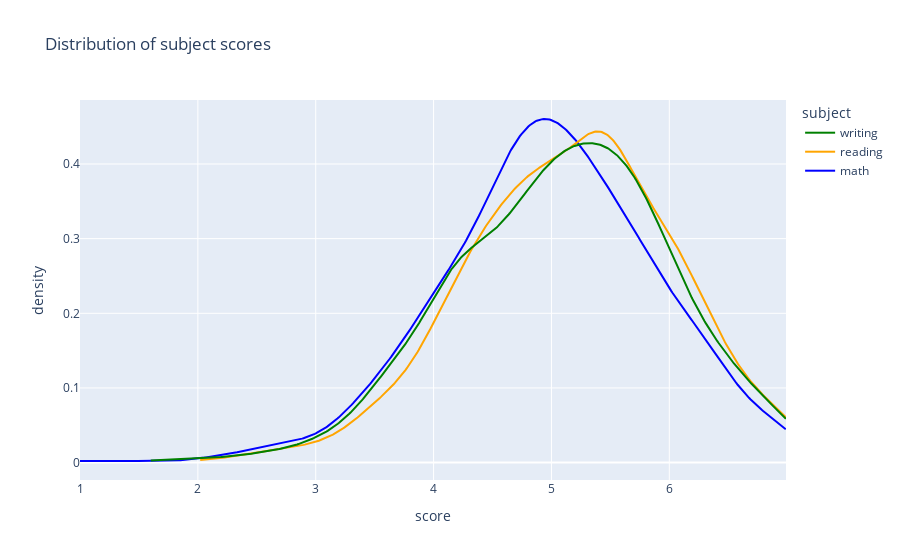

The cell this chart's notebook holds for it:
### Markdown cell above
**Distplot:**

### Code cell
# use displot figurefactory

# Create a list of color codes for each subject
colors = {'math': 'blue', 'reading': 'orange', 'writing': 'green'}
df_melted['color'] = df_melted['subject'].map(colors)

# Create the displot using Plotly Figure Factory
fig_displot = ff.create_distplot(
    [df_melted[df_melted['subject'] == subject]['score'] for subject in df_melted['subject'].unique()],
    df_melted['subject'].unique(),
    colors=list(colors.values()),
    show_hist=False,  # Do not display histograms
    histnorm='probability',  # Set histogram normalization to 'probability'
    show_rug=False,  # Do not display rug plots
)

# Customize the legend title and labels
fig_displot.update_layout(
    title='Distribution of subject scores',
    xaxis_title='score',
    yaxis_title='density',
    legend_title_text='subject',
)

fig_displot.show()

### Figure 1 — Plotly figure (JSON) as saved in the notebook; plotly's stock layout.template omitted (floating-point values rounded to 4 significant figures; data arrays with more than 128 entries replaced by an {"elided": "..."} marker saying what was removed)
{"data": [{"legendgroup": "math", "marker": {"color": "blue"}, "mode": "lines", "name": "math", "showlegend": true, "type": "scatter", "x": {"elided": "500 float values"}, "xaxis": "x", "y": {"elided": "500 float values"}, "yaxis": "y"}, {"legendgroup": "reading", "marker": {"color": "orange"}, "mode": "lines", "name": "reading", "showlegend": true, "type": "scatter", "x": {"elided": "500 float values"}, "xaxis": "x", "y": {"elided": "500 float values"}, "yaxis": "y"}, {"legendgroup": "writing", "marker": {"color": "green"}, "mode": "lines", "name": "writing", "showlegend": true, "type": "scatter", "x": {"elided": "500 float values"}, "xaxis": "x", "y": {"elided": "500 float values"}, "yaxis": "y"}], "layout": {"barmode": "overlay", "hovermode": "closest", "legend": {"title": {"text": "subject"}, "traceorder": "reversed"}, "title": {"text": "Distribution of subject scores"}, "xaxis": {"anchor": "y2", "domain": [0, 1], "title": {"text": "score"}, "zeroline": false}, "yaxis": {"anchor": "free", "domain": [0, 1], "position": 0, "title": {"text": "density"}}}}
